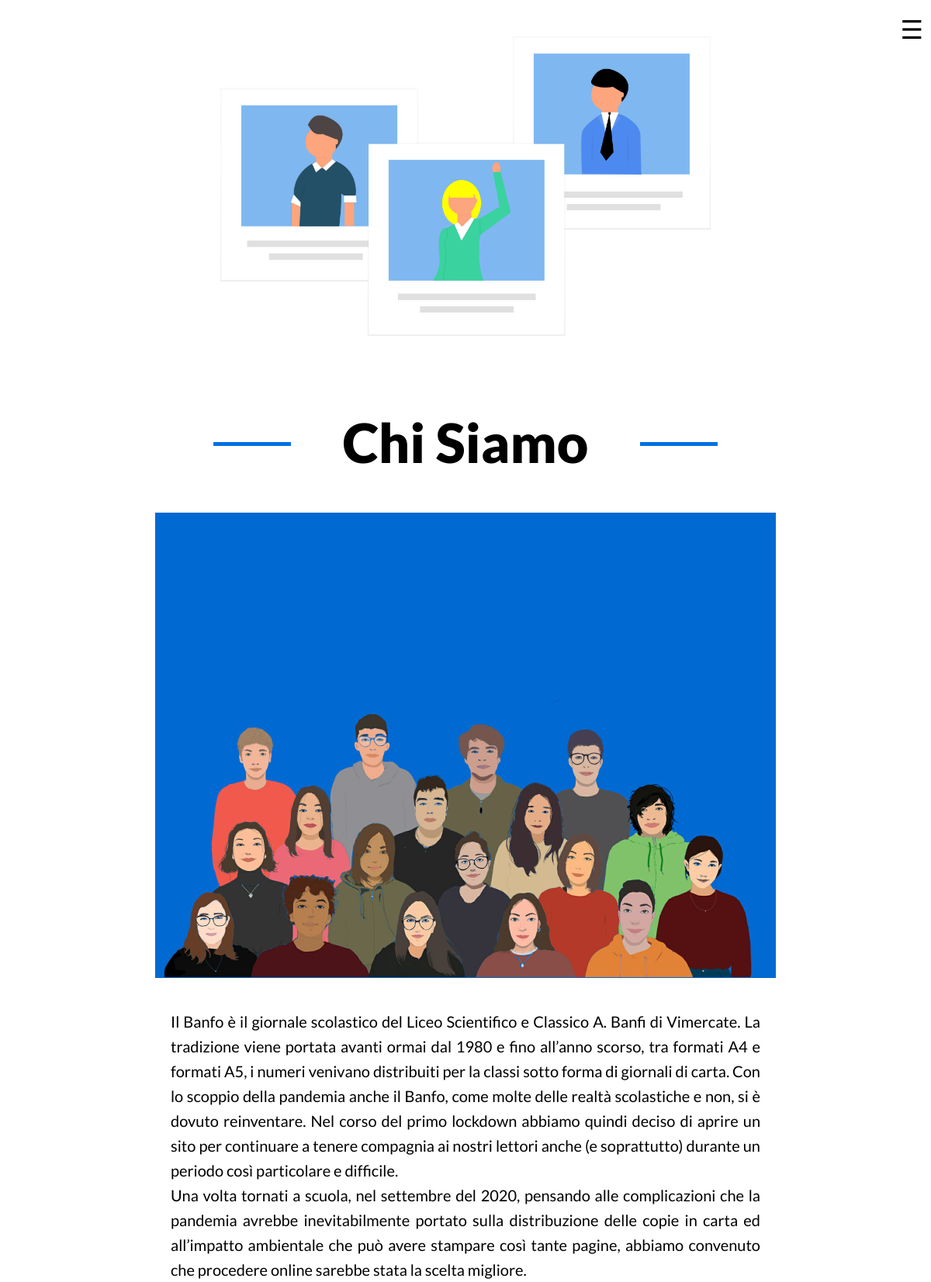
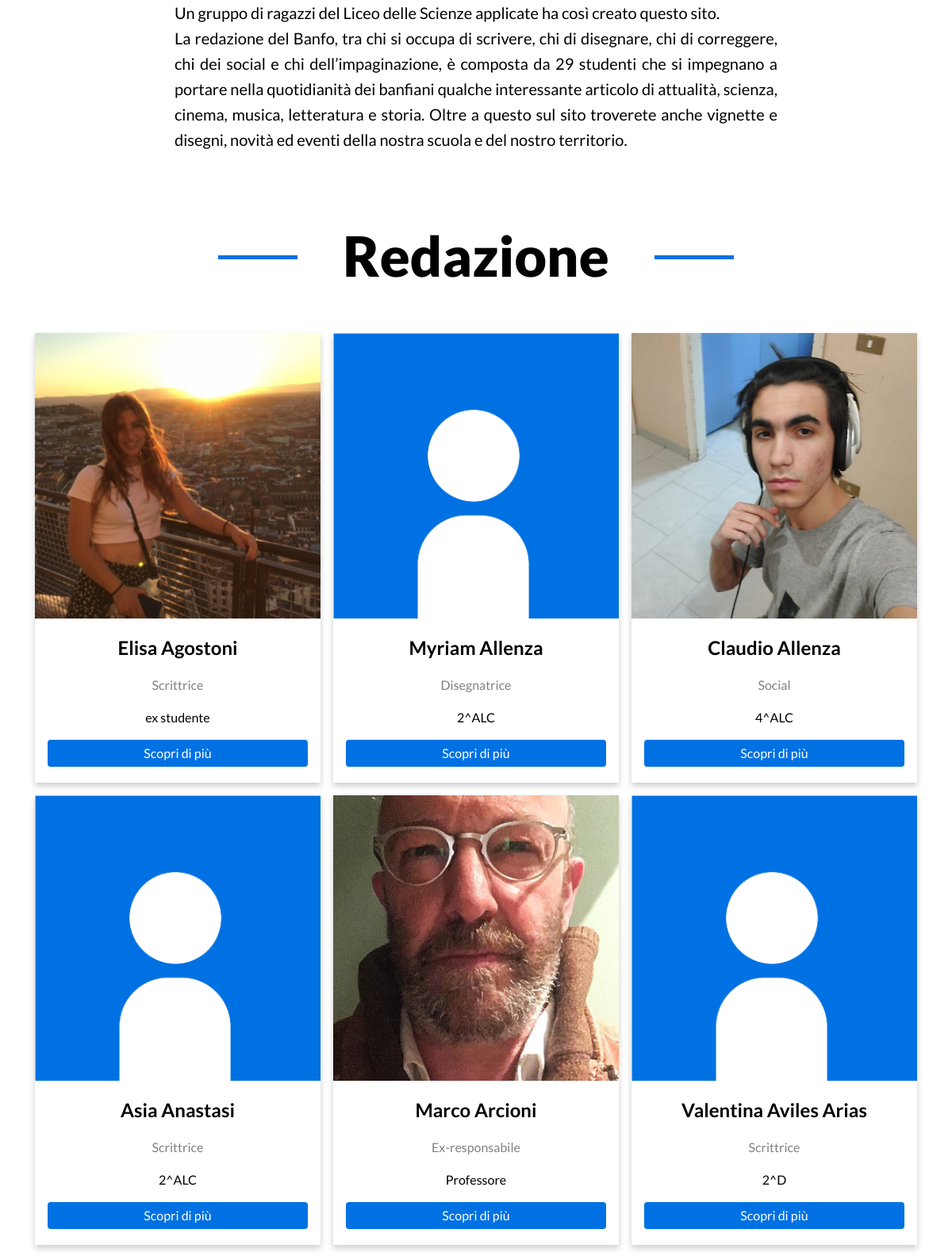
Page /pagine/redazione.php (upper part) on the committed database (2 pictures, top to bottom).
### tables this page shows
CREATE TABLE `redazione` (
  `codice` int(11) NOT NULL,
  `nome` varchar(50) NOT NULL,
  `cognome` varchar(50) NOT NULL,
  `classe` varchar(50) NOT NULL,
  `professione` varchar(50) NOT NULL,
  `attivo` tinyint(1) NOT NULL DEFAULT 1
);

### pagine/redazione.php (the view, shortened to what this page needs)
<!DOCTYPE html>
<html lang="en">
<head>
  <link rel="stylesheet" href="https://cdnjs.cloudflare.com/ajax/libs/normalize/8.0.1/normalize.min.css">
  <link rel="stylesheet" href="https://unpkg.com/swiper/swiper-bundle.min.css">
  <link rel="stylesheet" href="../css/style.css">
</head>
<body>
    <div class="cont_menu">
        <div class="header_menu clearfix">
          <div class="menu_logo">
            <a href="../index.php"><img src="../immagini/ilbanfotipo.png" alt=""></a>
          </div>
          <div class="menu_hamburger">
            <span onclick="openNav()">&#9776;</span>
          </div>
        </div>
    </div>
    <div class="banner_singolo_argomento">
      <img src="../immagini/chisiamotop.png">
    </div>
<div class="chisiamo_container">
  <div class="chisiamo_container_in">
    <div class="chisiamo_titolo">
      <h1 class="big-text"><span>Chi Siamo</span></h1>
    </div>
    <div class="chisiamo__immagine">
      <img src="../immagini/redazione.jpg">
    </div>
    <div class="chisiamo_testo">
    <p class="normal-text">Il Banfo è il giornale scolastico del Liceo Scientifico e Classico A. Banfi di Vimercate. La tradizione viene portata avanti ormai dal 1980 e fino all’anno scorso, tra formati A4 e formati A5, i numeri venivano distribuiti per la classi sotto forma di giornali di carta. Con lo scoppio della pandemia anche il Banfo, come molte delle realtà scolastiche e non, si è dovuto reinventare. Nel corso del primo lockdown abbiamo quindi deciso di aprire un sito per continuare a tenere compagnia ai nostri lettori anche (e soprattutto) durante un periodo così particolare e difficile. <br>
Una volta tornati a scuola, nel settembre del 2020, pensando alle complicazioni che la pandemia avrebbe inevitabilmente portato sulla distribuzione delle copie in carta ed all’impatto ambientale che può avere stampare così tante pagine, abbiamo convenuto che procedere online sarebbe stata la scelta migliore.<br>
Un gruppo di ragazzi del Liceo delle Scienze applicate ha così creato questo sito.<br>
La redazione del Banfo, tra chi si occupa di scrivere, chi di disegnare, chi di correggere, chi dei social e chi dell’impaginazione, è composta da 29 studenti che si impegnano a portare nella quotidianità dei banfiani qualche interessante articolo di attualità, scienza, cinema, musica, letteratura e storia. Oltre a questo sul sito troverete anche vignette e disegni, novità ed eventi della nostra scuola e del nostro territorio.
</p>
    </div>
  </div>
</div>
<div class="chisiamo_container">
    <div class="chisiamo_titolo">
      <h1 class=" big-text"><span>Redazione</span></h1>
    </div>
    <div class="Red_flex">
        <?php
            require('../data/db.php');
            $conn = new mysqli($dbhost,$dbusername,$dbpassword,$dbname);
            $sql = "	SELECT codice, nome, cognome, professione, classe
                        FROM redazione
                        ORDER BY cognome";
            $ris = $conn->query($sql) or die("<p>Query fallita! ".$conn->error."</p>");
            if ($ris->num_rows > 0) {
                while($row = $ris->fetch_assoc()) {
                  if(file_exists("../immagini/".$row["nome"]."_".$row["cognome"].".jpg")){
                    echo "
                            <div class='Red_singolo-membro'>
                                <div class='Red_singolo_membro_img'>
                                    <img src='../immagini/".$row["nome"]."_".$row["cognome"].".jpg'>
                                </div>
                                <div class='Red_contenitore_membro'>
                                    <h2>".$row["nome"]." ".$row["cognome"]."</h2>
                                    <p class='Red_professione'>".$row["professione"]."</p>
                                    <p>".$row["classe"]."</p>
                                    <a href='membro.php?membro=".$row["codice"]."'><button class='il_mio_bottone'><span>Scopri di più  </span></button></a>
                                </div>
                            </div>
                    ";
                  }else{
                    echo "
                            <div class='Red_singolo-membro'>
                                <div class='Red_singolo_membro_img'>
                                    <img src='../immagini/user.jpg'>
                                </div>
                                <div class='Red_contenitore_membro'>
                                    <h2>".$row["nome"]." ".$row["cognome"]."</h2>
                                    <p class='Red_professione'>".$row["professione"]."</p>
                                    <p>".$row["classe"]."</p>
                                    <a href='membro.php?membro=".$row["codice"]."'><button class='il_mio_bottone'><span>Scopri di più  </span></button></a>
                                </div>
                            </div>
                    ";
                  }
                }
            }
        ?>
    </div>
</div>
</body>
</html>

### css/style.css (style rules this page uses)
body { font-family: 'Lato', sans-serif; font-size: 16px; }
a { text-decoration: none; }
h1, h2, h3, h4, h5, p { color: #000; }
p { line-height: 25px; font-weight: 400; }
h1 { margin: 50px auto; max-width: 650px; position: relative; }
h1:before { content: ""; display: block; width: 100px; height: 5px; background: #0071e3; position: absolute; left: 0; top: 50%; z-index: -2; }
h1:after { content: ""; display: block; width: 100px; height: 5px; background: #0071e3; position: absolute; right: 0; top: 50%; z-index: -2; }
.big-text { font-size: 70px; font-weight: 900; }
.normal-text { font-size: 20px; line-height: 1.6; }
.header_menu { position: fixed; z-index: 100; top: 0; left: 50%; transform: translateX(-50%); display: flex; align-items: center; justify-content: left; width: 100%; max-width: 1200px; height: 70px; background-color: transparent; }
.menu_logo { width: 50px; justify-self: left; height: 100%; }
.menu_logo img { display: block; height: 100%; width: auto; padding: 10px 15px; }
.menu_hamburger { margin-left: auto; font-size: 33px; height: 75%; cursor: pointer; padding: 10px; }
.il_mio_bottone { border-radius: 4px; background-color: #0071e3; border: none; color: #fff; text-align: center; transition: all 0.5s; cursor: pointer; width: 100%; padding: 8px 0; margin-bottom: 20px; }
.il_mio_bottone span { cursor: pointer; display: inline-block; position: relative; transition: 0.5s; }
.il_mio_bottone span::after { content: '\00bb'; position: absolute; opacity: 0; top: 0; right: -20px; transition: 0.5s; }
.chisiamo_container { width: 100%; margin: 0 auto; }
.chisiamo_container_in { max-width: 1000px; margin: 0 auto; }
.chisiamo_titolo { text-align: center; }
.chisiamo__immagine { width: 80%; margin: 0 auto; }
.chisiamo__immagine img { max-width: 100%; max-height: 100%; display: block; }
.chisiamo_testo { width: 80%; margin: 0 auto; text-align: justify; }
.Red_flex { max-width: 1200px; width: 100%; margin: 0 auto; display: flex; align-items: center; justify-content: center; flex-wrap: wrap; }
.Red_singolo-membro { position: relative; box-shadow: 0 4px 8px 0 rgba(0, 0, 0, 0.2); margin: 8px; width: 30%; z-index: 100; }
.Red_singolo-membro * { text-align: center; }
.Red_contenitore_membro { padding: 0 16px; }
.Red_singolo_membro_img { margin: 0 auto; }
.Red_singolo_membro_img img { width: 100%; object-fit: contain; }
.Red_professione { color: grey; }
.banner_singolo_argomento { width: 100%; height: 60vh; }
.banner_singolo_argomento img { margin: 0 auto; display: block; height: 100%; }
.chisiamo_testo { width: 80%; margin: 0 auto; text-align: justify; padding: 20px; }
.clearfix::after { visibility: hidden; display: block; font-size: 0; content: " "; clear: both; height: 0; }
*, *:before, *:after { -webkit-box-sizing: border-box; -moz-box-sizing: border-box; box-sizing: border-box; }

### rows in the picture
redazione: nome+cognome (picture), nome "Elisa", cognome "Agostoni", professione "Scrittrice", classe "ex studente"
redazione: nome "Myriam", cognome "Allenza", professione "Disegnatrice", classe "2^ALC"
redazione: nome+cognome (picture), nome "Claudio", cognome "Allenza", professione "Social", classe "4^ALC"
redazione: nome "Asia", cognome "Anastasi", professione "Scrittrice", classe "2^ALC"
redazione: nome+cognome (picture), nome "Marco", cognome "Arcioni", professione "Ex-responsabile", classe "Professore"
redazione: nome "Valentina", cognome "Aviles Arias", professione "Scrittrice", classe "2^D"
